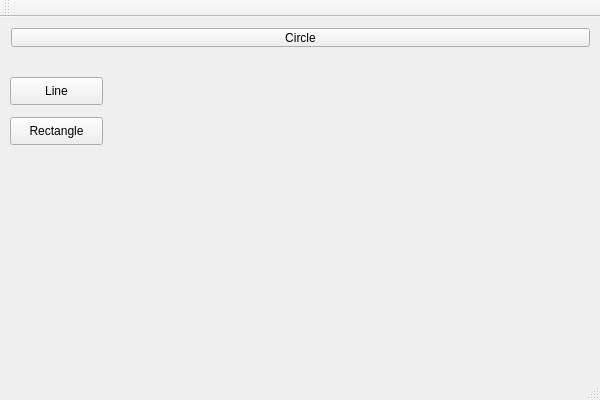
<?xml version="1.0" encoding="UTF-8"?>
<ui version="4.0">
 <class>QtWidgetsApplication1Class</class>
 <widget class="QMainWindow" name="QtWidgetsApplication1Class">
  <property name="geometry">
   <rect>
    <x>0</x>
    <y>0</y>
    <width>600</width>
    <height>400</height>
   </rect>
  </property>
  <property name="windowTitle">
   <string>QtWidgetsApplication1</string>
  </property>
  <widget class="QWidget" name="centralWidget">
   <widget class="QWidget" name="gridLayoutWidget">
    <property name="geometry">
     <rect>
      <x>0</x>
      <y>0</y>
      <width>601</width>
      <height>41</height>
     </rect>
    </property>
    <layout class="QGridLayout" name="gridLayout">
     <item row="0" column="0">
      <layout class="QHBoxLayout" name="horizontalLayout">
       <item>
        <widget class="QPushButton" name="circleButton">
         <property name="text">
          <string>Circle</string>
         </property>
        </widget>
       </item>
      </layout>
     </item>
    </layout>
   </widget>
   <widget class="QPushButton" name="lineButton">
    <property name="geometry">
     <rect>
      <x>10</x>
      <y>60</y>
      <width>93</width>
      <height>28</height>
     </rect>
    </property>
    <property name="text">
     <string>Line</string>
    </property>
   </widget>
   <widget class="QPushButton" name="rectangleButton">
    <property name="geometry">
     <rect>
      <x>10</x>
      <y>100</y>
      <width>93</width>
      <height>28</height>
     </rect>
    </property>
    <property name="text">
     <string>Rectangle</string>
    </property>
   </widget>
   <widget class="QWidget" name="gridLayoutWidget_2">
    <property name="geometry">
     <rect>
      <x>100</x>
      <y>40</y>
      <width>501</width>
      <height>291</height>
     </rect>
    </property>
    <layout class="QGridLayout" name="gridLayout_2">
     <item row="0" column="0">
      <layout class="QHBoxLayout" name="horizontalLayout_2"/>
     </item>
    </layout>
   </widget>
   <widget class="QWidget" name="gridLayoutWidget_3">
    <property name="geometry">
     <rect>
      <x>0</x>
      <y>40</y>
      <width>101</width>
      <height>291</height>
     </rect>
    </property>
    <layout class="QGridLayout" name="gridLayout_4"/>
   </widget>
  </widget>
  <widget class="QMenuBar" name="menuBar">
   <property name="geometry">
    <rect>
     <x>0</x>
     <y>0</y>
     <width>600</width>
     <height>26</height>
    </rect>
   </property>
  </widget>
  <widget class="QToolBar" name="mainToolBar">
   <attribute name="toolBarArea">
    <enum>TopToolBarArea</enum>
   </attribute>
   <attribute name="toolBarBreak">
    <bool>false</bool>
   </attribute>
  </widget>
  <widget class="QStatusBar" name="statusBar"/>
 </widget>
 <layoutdefault spacing="6" margin="11"/>
 <resources>
  <include location="QtWidgetsApplication1.qrc"/>
 </resources>
 <connections/>
</ui>
